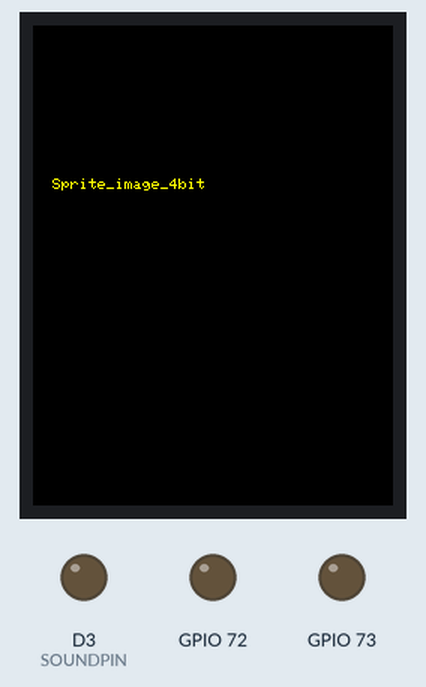
A sketch run on a simulated ESP8266 (NodeMCU). Shown: 240×320 colour display, output pins drawn as LEDs (lit = HIGH).

Above: at 0.6 s.
At 2.12 s:
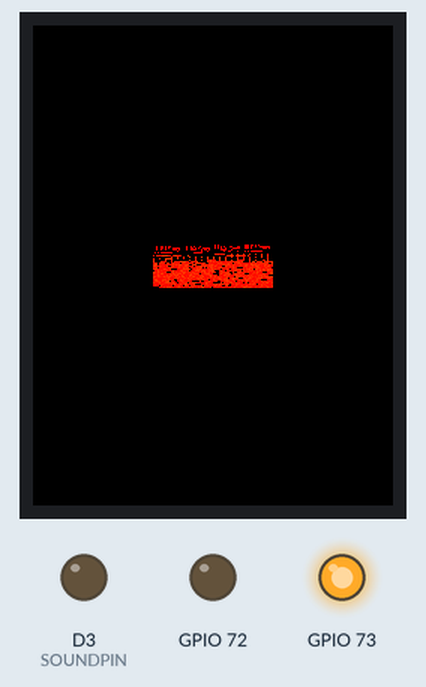
At 10.98 s:
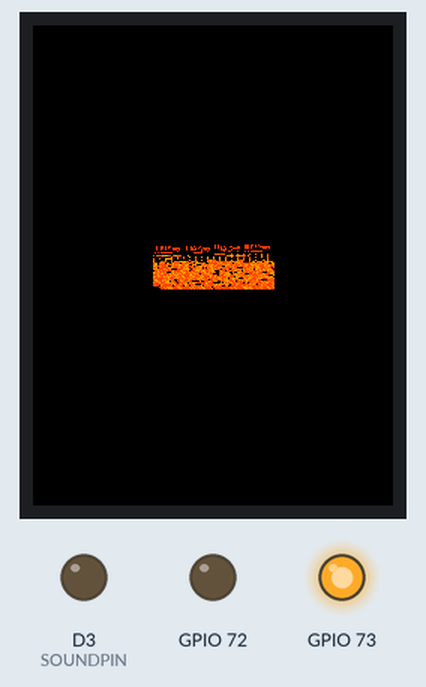
At 20.47 s:
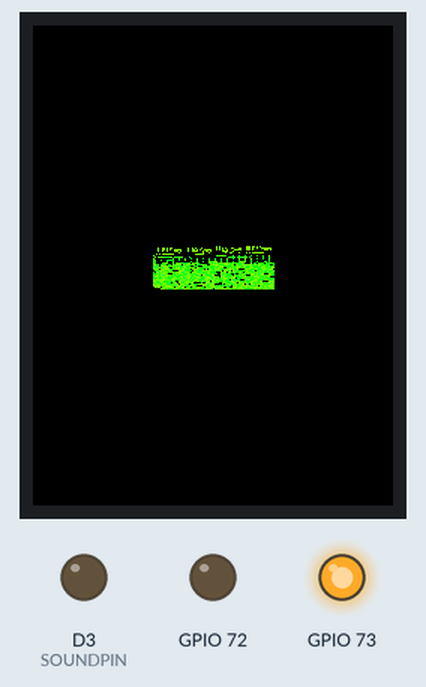
At 29.96 s:
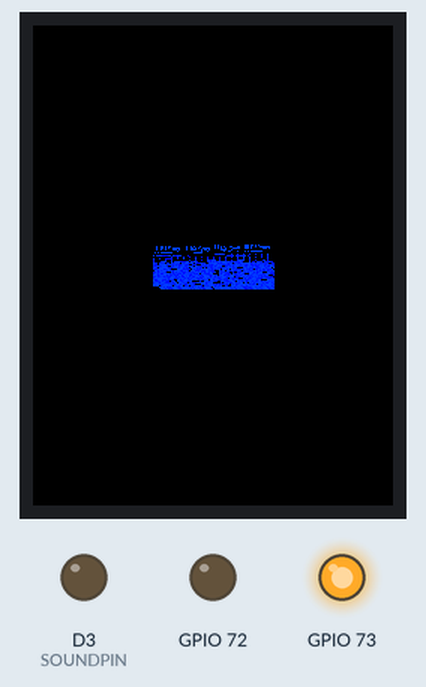
At 39.46 s:
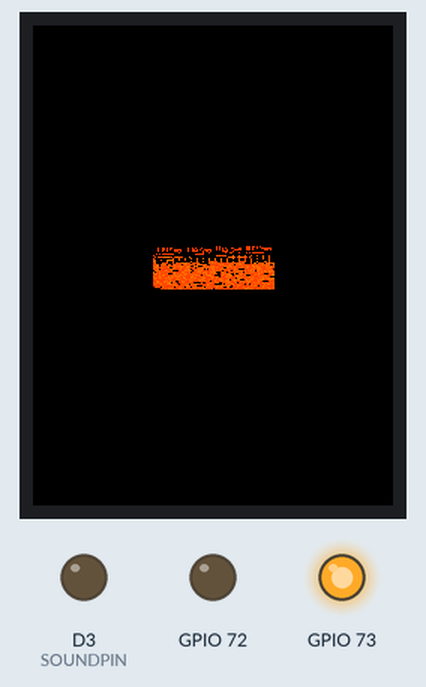

Measured:
- what the display in image 0 shows lasts 1.5 s, from 0.5 s to 2.0 s

The sketch:

Sprite_image_4bit.ino
```cpp
/*

  Sketch to show how a Sprite can use a four-bit image with
  a palette to change the appearance of an image while rendering
  it only once.

  Example for library:   https://github.com/Bodmer/TFT_eSPI

  A Sprite is notionally an invisible graphics screen that is
  kept in the processors RAM. Graphics can be drawn into the
  Sprite just as it can be drawn directly to the screen. Once
  the Sprite is completed it can be plotted onto the screen in
  any position. If there is sufficient RAM then the Sprite can
  be the same size as the screen and used as a frame buffer.

  A 16 bit Sprite occupies (2 * width * height) bytes in RAM.

  On a ESP8266 Sprite sizes up to 126 x 160 can be accomodated,
  this size requires 40kBytes of RAM for a 16 bit color depth.

  When 8 bit color depth sprites are created they occupy
  (width * height) bytes in RAM, so larger sprites can be
  created, or the RAM required is halved.

*/


// Set delay after plotting the sprite
#define DELAY 30

// Width and height of sprite
#define WIDTH  80
#define HEIGHT 30

#include "Image.h"
#include "ESPboyInit.h"

ESPboyInit myESPboy;       // Invoke custom library
TFT_eSprite spr = TFT_eSprite(&myESPboy.tft);  // Declare Sprite object "spr" with pointer to "tft" object

byte red = 31; // Red is the top 5 bits of a 16 bit colour value
byte green = 0;// Green is the middle 6 bits
byte blue = 0; // Blue is the bottom 5 bits
byte state = 0;

int rloop = 0;
int incr = 1;

int16_t cx, cy=0, dx=1, dy=1;
uint16_t cmap[16];

void setup()
{


  //Set up the display
  myESPboy.begin("Sprite_image_4bit");

  spr.setColorDepth(4);

  // Create a sprite of defined size
  spr.createSprite(WIDTH, HEIGHT);

  // Clear the TFT screen to black
  myESPboy.tft.fillScreen(TFT_BLACK);

  // push the image - only need to do this once.
  spr.pushImage(0, 0, WIDTH, HEIGHT, (uint16_t *)Image);

  // set initial position of the sprite
  cx = (myESPboy.tft.width()- WIDTH) / 2;
  cy = (myESPboy.tft.height()- HEIGHT) / 2;

  // set move initial direction
  dx=1;
  dy=1;

  cmap[0] = 0;
  for (int i = 1; i < 16; i++)
    cmap[i] = rainbow();

}


void loop(void)
{
  // create a palette with the defined colors and push it.
  spr.createPalette(cmap);
  spr.pushSprite(cx, cy);

  // update the colors
  for (int i = 1; i < 15; i++)
    cmap[i] = cmap[i + 1];

  if (incr == 2)
    (void)rainbow();  // skip alternate steps to go faster

  cmap[15] = rainbow();
  rloop += incr;
  if (rloop > 0xc0) {
    incr = incr == 2 ? 1 : 2;
    rloop = 0;
  }

  // update position
  cx+=dx;
  cy+=dy;
  if(cx > 128 - WIDTH  || cx < 1) dx=-dx;
  if(cy > 128 - HEIGHT || cy < 1) dy=-dy;

  delay(DELAY);

}

// #########################################################################
// Return a 16 bit rainbow colour
// #########################################################################
unsigned int rainbow()
{
    switch (state) {
      case 0:
        green ++;
        if (green == 64) {
          green = 63;
          state = 1;
        }
        break;
      case 1:
        red--;
        if (red == 255) {
          red = 0;
          state = 2;
        }
        break;
      case 2:
        blue ++;
        if (blue == 32) {
          blue = 31;
          state = 3;
        }
        break;
      case 3:
        green --;
        if (green == 255) {
          green = 0;
          state = 4;
        }
        break;
      case 4:
        red ++;
        if (red == 32) {
          red = 31;
          state = 5;
        }
        break;
      case 5:
        blue --;
        if (blue == 255) {
          blue = 0;
          state = 0;
        }
        break;
    }
    return red << 11 | green << 5 | blue;
}
```

ESPboyInit.cpp
```cpp
/*
ESPboy_Init class
for www.ESPboy.com project by RomanS
https://hackaday.io/project/164830-espboy-games-iot-stem-for-education-fun
v1.0
*/

#include "ESPboyInit.h"

ESPboyInit::ESPboyInit(){};

void ESPboyInit::begin(char *appName) {
  Serial.begin(115200); //serial init
  WiFi.mode(WIFI_OFF); // to safe battery power

//DAC init and backlit off
  dac.begin(MCP4725address);
  delay (100);
  dac.setVoltage(0, false);

//mcp23017 init for buttons, LED LOCK and TFT Chip Select pins
  mcp.begin(MCP23017address);
  delay(100);

  for (int i=0;i<8;i++){
     mcp.pinMode(i, INPUT);
     mcp.pullUp(i, HIGH);}

//sound init and test
  pinMode(SOUNDPIN, OUTPUT);
  noPlayTone();

//LCD TFT init
  mcp.pinMode(CSTFTPIN, OUTPUT);
  mcp.digitalWrite(CSTFTPIN, LOW);
  tft.begin();
  delay(100);
  tft.setRotation(0);
  tft.fillScreen(TFT_BLACK);
  tft.setTextSize(1);
  tft.setTextColor(TFT_YELLOW);
  tft.drawString (appName, (128-(strlen(appName)*6))/2, 102);

//LCD backlit fading on
  for (uint16_t bcklt=300; bcklt<4095; bcklt+=30){
    dac.setVoltage(bcklt, false);
    delay(10);}

//clear TFT and backlit on high
  dac.setVoltage(4095, true);
  tft.fillScreen(TFT_BLACK);

//LED pin LOCK OFF
  mcp.pinMode(LEDLOCK, OUTPUT);
  mcp.digitalWrite(LEDLOCK, HIGH);
};


void ESPboyInit::playTone(uint16_t frq, uint16_t dur) { tone(SOUNDPIN, frq, dur); }
void ESPboyInit::playTone(uint16_t frq) { tone(SOUNDPIN, frq); }

void ESPboyInit::noPlayTone() { noTone(SOUNDPIN); }

uint8_t ESPboyInit::getKeys() { return (~mcp.readGPIOAB() & 255); }
```

ESPboyInit.h
```cpp
/*
ESPboy_Init class
for www.ESPboy.com project by RomanS
https://hackaday.io/project/164830-espboy-games-iot-stem-for-education-fun
v1.0
*/

#ifndef ESPboy_Init
#define ESPboy_Init

#include <Arduino.h>
#include <Adafruit_MCP23017.h> //to control buttons
#include <Adafruit_MCP4725.h>  //to control the LCD display backlit
#include <TFT_eSPI.h>          //to draw at LCD TFT
#include <ESP8266WiFi.h>       //to control WiFi

#include <FS.h>
using fs::FS;

#define MCP23017address 0 // actually it's 0x20 but in <Adafruit_MCP23017.h> lib there is (x|0x20) :)
#define MCP4725address  0x60

#define LEDPIN         D4
#define SOUNDPIN       D3
#define LEDLOCK        9
#define CSTFTPIN       8 //Chip Select pin for LCD (it's on the MCP23017 GPIO expander GPIO8)

#define PAD_LEFT        0x01
#define PAD_UP          0x02
#define PAD_DOWN        0x04
#define PAD_RIGHT       0x08
#define PAD_ACT         0x10
#define PAD_ESC         0x20
#define PAD_LFT         0x40
#define PAD_RGT         0x80
#define PAD_ANY         0xff


class ESPboyInit{

public:
  Adafruit_MCP23017 mcp;
  Adafruit_MCP4725 dac;
  TFT_eSPI tft;

  ESPboyInit();
  void begin(char *appName);

  uint8_t getKeys();
  void playTone(uint16_t frq, uint16_t dur);
  void playTone(uint16_t frq);
  void noPlayTone();
};

#endif
```

Source omitted: Image.h (data table, 7356 bytes)
